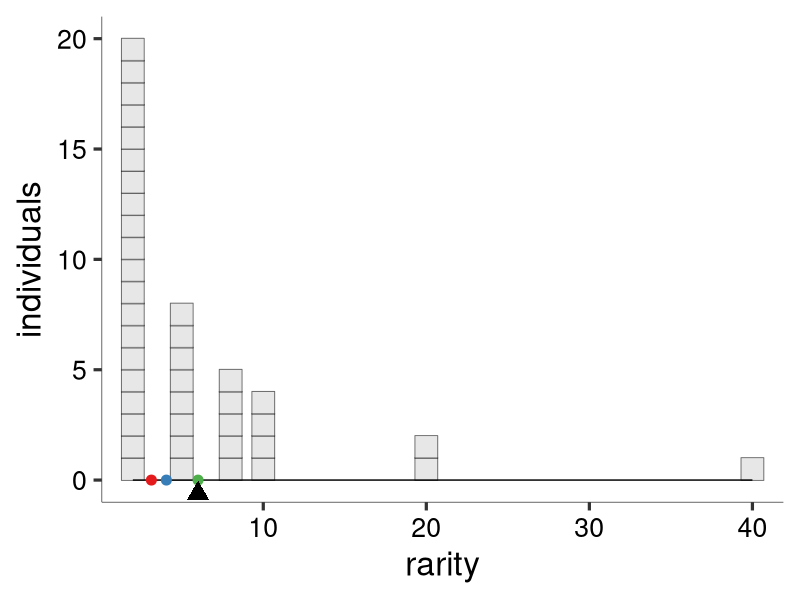
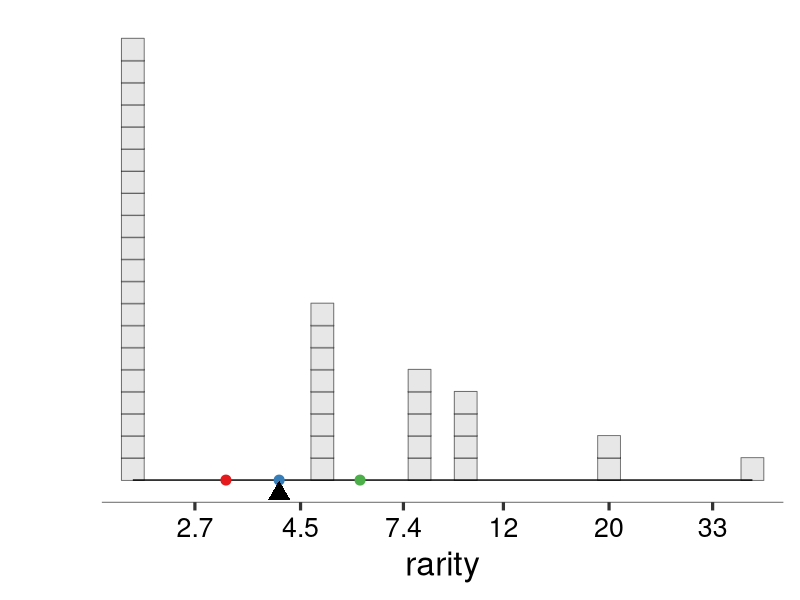
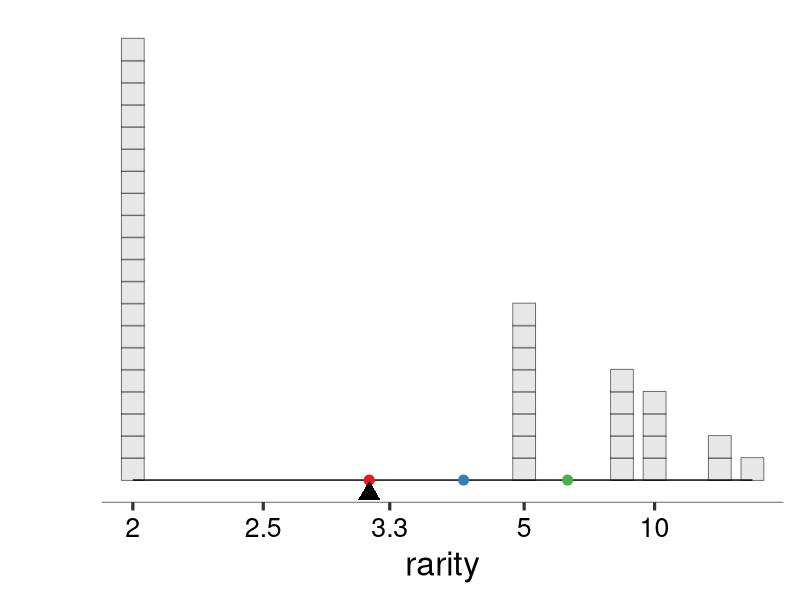

These figures' R source, in order:
# draft code to make plots that show mean rarity on a balanced "rarity scale." Goal is to make a flexible function that will take a vector of abundances and return a ggplot object that can be easily incorporated into figures.  

library(tidyverse)
library(ggthemes)
library(scales) # trans_new() is in the scales library

## TODO

## OPTIONAL: color the species (so that stacking becomes clear)

## get text and axis widths to scale with device/viewport. currently base_size argument can control manually

## think about squeezing when rarities aren't equal but are close s.t. boxes overlap... smart option that can calculate whether overlap occurs? Currently, have the lines=T option to plot species as lines if overlap is a problem (set by user)

#quick function to add together identical values
combfun<-function(x){x=x[order(x)]; y=unique(x)*as.numeric(table(x)); return (y)}

#transformation and back-transformation functions
pfun=function(x, pow){
	if (pow==0) return(log(x))
	r <- sign(pow)*(x)^pow
	return(r)
}

ipfun=function(x, pow){
	if (pow==0) return(exp(x))
    x<-ifelse(sign(pow)*x<0,0,x) #added so that ggplot padding doesnt introduce negative values to scale
	r <- (sign(pow)*(x))^(1/pow)
	
	return(r)
}

# Diversity function, takes the mean rarity  
dfun<-function(ab, l){
    rp <- ab/sum(ab)
    if(l==0) return(exp(sum(rp*log(1/rp))))
    return(ipfun(sum(rp*pfun(1/rp, l)),l))
}

# round numbers, more aggressively the larger they are
prettify <- function(breaks){
    digits <- -floor(log10(abs(breaks))) + 1
    digits[breaks == 0] <- 0
    raw<-round(breaks, digits = digits)
    raw[raw==-Inf]<-1e9
    # raw[is.na(raw)]<-1e11
    # raw[raw==0]<-1e-11
    return(raw) #klugey fix to -Inf
}

#function for scale transformation
power_trans = function(pow, nb) trans_new(name="power"
   , transform = function(x) pfun(x, pow)
   , inverse = function(x) ipfun(x, pow)
   , breaks = function(x) prettify(
		trans_breaks(
			function(x) pfun(x, pow), function(x) ipfun(x, pow), n = nb
		)(x*1.1)
	)
   , domain = c(1, 10000) #this is to deal with -Inf
)

# replicate to make stacks with geom_point
fancy_rep<-function(df){
    return(data.frame(df[rep(1:nrow(df), df$abundance),])
           %>% group_by(abundance) 
           %>% mutate(gr=1:length(abundance), inds=rep(length(abundance)
               , length(abundance)))
    )
}

base_plot <- function(abundance, pointScale
                      , fill_col="lightgrey" #can set to match communities
                      , y_extent=max(max(abundance),15) #how tall to draw y
                      , x_max=sum(abundance)/min(abundance) #plots a point to extend x
                      , x_min=sum(abundance)/max(abundance) # point to exted x
                      , base_size=24 #controls text size, default for 7" sq plotting device
                      , noco=1 #number of columns, shrinks text and point size proportional to number of panels
                      , lines=F
                      , verbose=T
                      ){
    #0.0353 is approximate points to cm conversion (a little less than 3 pts per mm)

  

	
    #make plotting data
    rf <- tibble(names = as.factor(1:length(abundance))
		, abundance
		, rarity = sum(abundance)/abundance
	)
	rfrepeated <-fancy_rep(rf)
	y_extent<-max(y_extent, max(combfun(abundance)))
	#14 is empirically derived scaling factor; but isn't quite right. 
	# Seems like stuff below axis is about 2.5* height of 1 line of text
	pointScale<-(14*(min(dev.size("cm"))/noco-(2.5*0.0353*base_size)))
	pointsize <- pointScale/(y_extent*1.1)

	#0.5; shape is centered on  x,y; offset so it rests upon x, y-1
	goff <- 0.5

	#ggplot command to generate basic plot object
	base <- (ggplot(rfrepeated, aes(x=rarity, y=abundance))
	         +(if(lines==T){
	             rfdull<-rf %>% group_by(rarity) %>% summarize(inds=sum(abundance))
	   #line segments
	             geom_segment(data=rfdull, aes(x=rarity, xend=rarity, y=inds, yend=0)
	                           , color=rgb(0,0,0,0.4)
	                           , size=1
	                           )
	         } else{
	    
	   #bricks
	    geom_point(aes(y=gr-goff, alpha=0.2), size=pointsize, fill=fill_col
		             , shape=22, color="black", stroke=0.5/noco) 
	         })
		# plank
		+ geom_segment(
			aes(x, y, xend=xend, yend=yend)
			, data=data.frame(
				x=c(min(rf$rarity))
				, y=c(0)
				, xend=c(max(rf$rarity))
				, yend=c(0)
			)
		)
		
#fix plank location and add space above and below data range
		+scale_y_continuous(
		    expand=c(0,0)
		    , limits=c(y_extent-1.05*y_extent, 1.05*y_extent)
		)
    	+ labs(y="individuals")
	)
	#calls the function theme plot to generate basic figure
	return(theme_plot(base, base_size=base_size, noco=noco))
}

#set preferences for axes etc.
theme_plot <- function(p, base_size=24, noco=1,...){
	return(p
		+ theme_tufte(base_family = "sans", base_size=base_size/noco)
		+ theme(legend.position="none")
		+ theme( 
		    axis.text=element_text(color="black") # better than Wickham's grey?
		    , axis.line.x = element_line(colour = 'black'
		                                 , size=0.2, linetype='solid')
			, axis.line.y = element_line(colour = 'black'
			                             , size=0.2, linetype='solid')
		)
	)
}

#starts with baseplot, rescales x-axis, adds space to allow matching scales between comms
scale_plot <- function(
        ab, ell, fill_col="lightgrey", y_extent=max(max(ab), 15)
        , x_max=sum(ab)/min(ab), x_min=sum(ab)/max(ab), noco=1
        , lines=F, nbreaks=5, ...
){
    return (base_plot(ab, fill_col=fill_col, y_extent=y_extent
	            , x_max=x_max, x_min=x_min, noco=noco, lines=lines, ...) 
		+ scale_x_continuous(trans=power_trans(pow=ell, nb=nbreaks), labels=signif)
		+ geom_point(aes(x,y) #allows for x min and max points to determine axes
		  , data=tibble(x=c(x_max, x_min), y=c(0,0))
		  , color="white", alpha=0)
	        )
}

#plots reference points at means with power "ell"
mean_points <- function(ab, ell, noco=1){
    ab<-ab[ab!=0]
	div <- Vectorize(dfun, vectorize.args=("l"))(ab, ell)
	return(geom_point(
		data=tibble(x=div, y=0*div, clr=1:length(div))
		, aes(x, y, color=as.factor(clr))
		, size=0.2*min(dev.size("cm"))/noco
	))
}

#plot the fulcrum
fulcrum<-function(ab, ell, y_extent=max(max(combfun(ab)), 15), x_max=1
                  , x_min=1, fill_col="light_grey"
                  , base_size=24, noco=1, nbreaks=5, verbose=T){
    
    ab<-ab[ab!=0]
    div <- dfun(ab, ell)
    
    if(verbose==T){
        print(c(paste("diversity =", div), paste("community size =", sum(ab))
                , paste("max observed rarity =", sum(ab)/min(ab))
                , paste("min observed rarity =", sum(ab)/max(ab))))}
    
    return(geom_point(
        data=tibble(x=div, y=-0.03*y_extent) # gets fulcrum point close. 
        , size=(0.48*min(dev.size("cm"))-(2.5*0.0353*base_size))/noco #scales with plotting device and number of columns
        # , size=rel(0.3)
        , shape=17
        , aes(x, y) 
    )
    )
}

#construct the full plot for scale ell, with reference means=means
rarity_plot <- function(ab, ell, means=-1:1, noco=1, lines=F, ...){
    ab<-ab[ab!=0]
    print(cat("     rarity plot expects a square viewport and resizes points based on\n     min(dev.size() and noco (for number of columns).\n     Selecting lines=T will plot stacks of individuals as a line element,\n     which tends to be more robust to window size.\n     lines=T may be the best way to deal with overplotting,\n     which results from several species with similar but not identical rarities.\n "))
	return(
		scale_plot(ab, ell, noco=noco, lines=lines,...) 
		+ mean_points(ab, means, noco=noco)
		+ fulcrum(ab, ell, noco=noco, ...)
		+ scale_color_brewer(type="qual", palette="Set1")
		# + scale_color_viridis_d(option="plasma")
		# +scale_color_manual(values=c("#AA8E39", "#294F6D", "#4B2D73"))
	)
}

#conventiently plot for l=-1:1, with reference points in each fig
rarity_series <- function(ab, lrange=-1:1, means=lrange,...){
	for(l in lrange){
		print(rarity_plot(ab, l, means,...))
	}
}

#convenience functions to omit y-axis elements for constructing multi-panel plots.
white_y<-function(p){
    return(p
           +theme(axis.text.y=element_text(color="white")
                  , axis.title.y=element_text(color="white")
                  , axis.ticks.y = element_line(color="white")
                  , axis.line.y = element_line(color="white")
                  , axis.line.x=element_line(
                      colour = 'black', size=0.2, linetype='solid'
                    )
                  )
           )
}

omit_y<-function(p){
    return(p
           +theme(axis.text.y = element_blank()
                  , axis.title.y = element_blank()
                  , axis.ticks.y = element_blank()
                  , axis.line.y = element_blank()
                  , axis.line.x=element_line(
                      colour = 'black', size=0.2, linetype='solid'
                  )
           )
    )
}

#some SADs to play with


# ab <- c(20, 15, 9, 3, 2, 1, 1) #includes stacking
ab<-c(20,8,5,4,2,1) #candidate for user's guide
# ab <- c(100, 20, 15, 9, 3, 2, 1, 1)
# ab <- c(50,30,20,0,0,0)
# ab <- c(4,3,2)
# ab <- c(20, 15, 9, 3, 2, 1, 1, 0, 0)
# ab <- c(200,100, 20, 15, 9, 3, 2, 1, 1)
# ab <- floor(exp(rnorm(50, 4, 1.5)))


#################
# code for figs in users guide etc.


# rarity_plot(ab,0, fill_col="red", base_size=24, verbose=T, noco=2)
# 
# p<-rarity_plot(ab, 1, fill_col="blue", x_min=1, x_max=45, noco=3, base_size=12)
# 
# grid.arrange(p, omit_y(p), omit_y(p), p, omit_y(p), omit_y(p), p, omit_y(p), omit_y(p))

# rarity_series(ab=ab, 1:-1)
pdf(file="figures/rarity_plots_for_guide.pdf")
rarity_plot(ab, 1)
white_y(rarity_plot(ab,0))
white_y(rarity_plot(ab,-1))
dev.off()
##############
# RAD plot code
radplot<-function(comm, maxrich=length(comm), maxab=max(comm), fill, shape=16){
    comm<-comm[comm!=0]
    rawrnk<-tibble(abund=comm, rnk=row_number(comm))
    toplot<-rawrnk %>% 
        mutate(x=-rnk-maxrich+max(rnk))
    
    f<-(toplot %>% ggplot(aes(x, abund, size))
        +geom_point(shape=shape, color=fill, size=2)
        +geom_line(color=fill)
        + scale_x_continuous(limits=c(-maxrich, 0))
        + scale_y_continuous(limits=c(0,maxab))
        +theme_classic()
        +ggtitle("              rank-abundance plot")
        +theme(axis.text.x = element_text(color="white"), axis.text.y=element_text(colour="black")
               , legend.position="none", text=element_text(size=12))
        +labs(x="abundance rank", y="individuals")
    ) 
    return(f)
    
}
